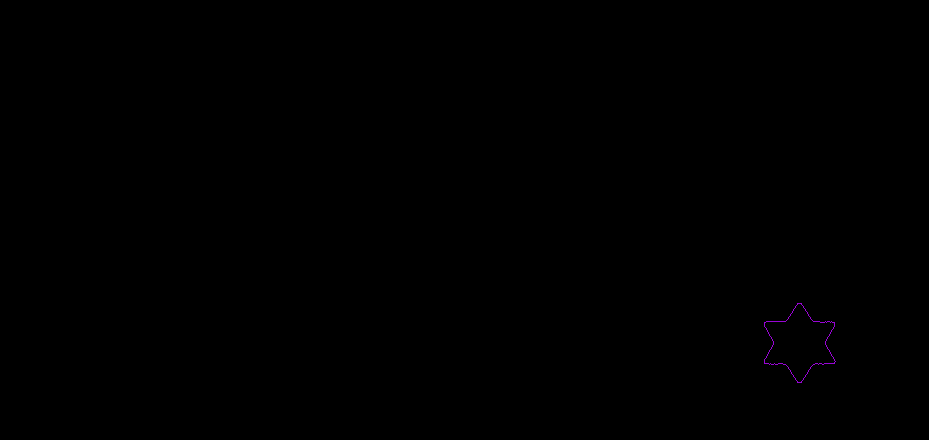
#> input picture P2/contornosExtraidos/contornos_0.png, 929 x 440 px; its folder holds only this picture in this run
$ python tratamento.py   (older library calls are emulated)
#> lines starting #> are read from the running program, lines starting #| are printed output that depends on the picture; after the words box and inside, x2 and y2 are one past the last pixel; in counts of white or black regions, pixels touching at a corner belong together
from lib.lib import *
from math import copysign, log10
import mahotas, csv

def trataImagens():
    """
    Trata as imagens com a utilização de filtros.

    Args:
        nomePasta: nome da pasta que contém as imagens.

    Returns:
        None.
    """
    for i in range(19): # 19 representa a quantidade de imagens que tem no repositorio "contornosExtraidos"


        nomeImg = "contornos" + str("_%s.png" % i)
        print(nomeImg)
        nomeDiretorio = "contornosExtraidos/"
        img = cv.imread(nomeDiretorio + nomeImg)
#> img is the input picture: shape (440, 929, 3); mean B, G, R 0.1, 0, 0.1
        img = cv.resize(img, (400,400))
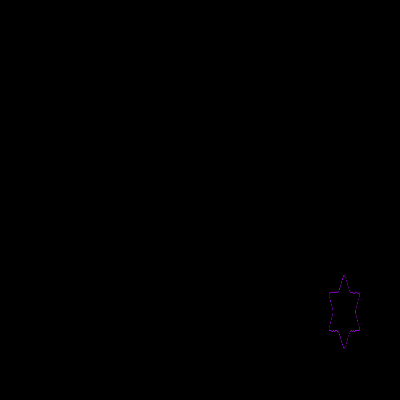
#> img: shape (400, 400, 3); mean B, G, R 0.1, 0, 0.1

        # Zernike
        momentoZernike("CSV/" + "dados", img)

        criaLabels("CSV/", str(i))


def momentoZernike(nomeDir, image):

#> called with nomeDir = 'CSV/dados'
    gray = cv.cvtColor(image, cv.COLOR_BGR2GRAY)
    #cv2.imshow("saida",gray)
    #cv2.waitKey(100)

    #aplicando filtro de media
    filtroMedia = cv.GaussianBlur(gray,(5,5),0)

    ret3,segmentada = cv.threshold(filtroMedia,0,255,cv.THRESH_BINARY_INV+cv.THRESH_OTSU)
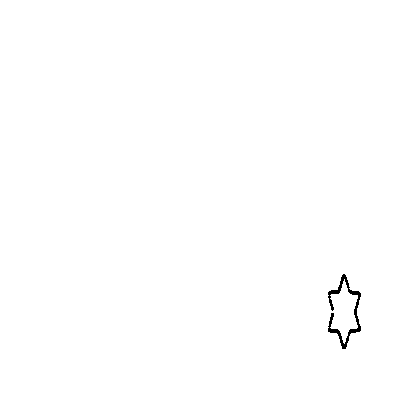
#> segmentada: shape (400, 400); 99.7% white; 1 black region, box (x1, y1, x2, y2) and area: (328, 274, 361, 349) 518
#> ret3 = 5

    segmentada = cv.erode(segmentada, None, iterations=1)
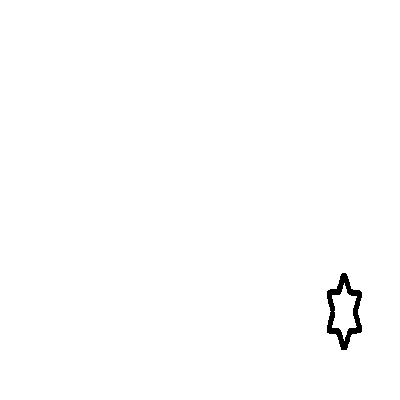
#> segmentada: shape (400, 400); 99.4% white; 1 black region
    segmentada = cv.resize(segmentada, (400,400))

    cnts, hierarchy  = cv.findContours(segmentada.copy(), cv.RETR_EXTERNAL, cv.CHAIN_APPROX_NONE)
#> cnts = 1 contour; box (x1, y1, x2, y2) and area: (0, 0, 400, 400) 159201

    # a função findCountours devolve vários contornos da imagem original
    # existentes devidos a pequenos objetos que ainda aparecem na imagem.
    # este codigo armazena em maior_index o indice do maior contorno obtido
    # e em segunda_index, o segundo maior. O maior contorno tem que ser a mao...
    maior_area = 0; segunda_area = 0; maior_index = 0; segunda_index = 0

    for i, c in enumerate(cnts):
        area = cv.contourArea(c)
        if (area > maior_area):
            if (area > segunda_area):
                segunda_area = maior_area
                maior_area = area
                maior_index = i
        elif (area > segunda_area):
            segunda_area = area
            segunda_index = i
#> this loop made 1 pass
#> (area, segunda_area, maior_area, maior_index) on pass 1: (159201, 0, 159201, 0)
#> after the loop, maior_area = 159201; maior_index = 0; segunda_area = 0; segunda_index = 0

    mask = np.zeros(image.shape[:2], dtype="uint8")
    #desenha o maior contorno
    cv.drawContours(image, cnts, maior_index, (0, 255, 0), 2)
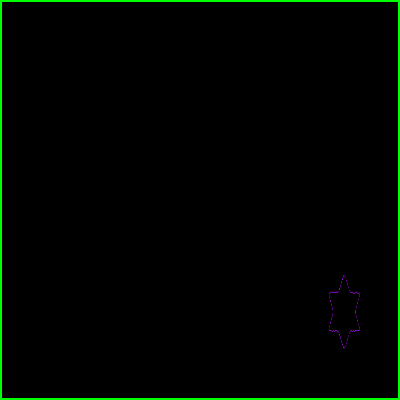
#> image: shape (400, 400, 3); 1.99% of pixels changed, all inside (x1, y1, x2, y2) = (0, 0, 400, 400)
    image2 = cv.resize(image, (400,400))

    #define o menor retangulo circunscrito no objeto detectado como parametro para recortar o objeto e
    # obter uma imagem destacada do objeto
    (x,y,w,h) = cv.boundingRect(cnts[maior_index])
#> x = 0; y = 0; w = 400; h = 400
    destacada = mask[y:y+h, x:x+w]
#> destacada: shape (400, 400); every value is 0
    #calcula os monetos e converte para uma array, devolvendo este valor
#> (the run stopped early here; a loop or call above may not have finished)
